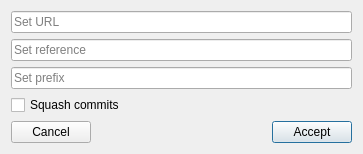
<?xml version="1.0" encoding="UTF-8"?>
<ui version="4.0">
 <class>AddSubtreeDlg</class>
 <widget class="QDialog" name="AddSubtreeDlg">
  <property name="geometry">
   <rect>
    <x>0</x>
    <y>0</y>
    <width>363</width>
    <height>132</height>
   </rect>
  </property>
  <property name="windowTitle">
   <string>Add new subtree</string>
  </property>
  <layout class="QGridLayout" name="gridLayout">
   <item row="4" column="2">
    <widget class="QPushButton" name="pbAccept">
     <property name="text">
      <string>Accept</string>
     </property>
    </widget>
   </item>
   <item row="4" column="1">
    <spacer name="horizontalSpacer">
     <property name="orientation">
      <enum>Qt::Horizontal</enum>
     </property>
     <property name="sizeHint" stdset="0">
      <size>
       <width>170</width>
       <height>20</height>
      </size>
     </property>
    </spacer>
   </item>
   <item row="0" column="0" colspan="3">
    <widget class="QLineEdit" name="leUrl">
     <property name="placeholderText">
      <string>Set URL</string>
     </property>
    </widget>
   </item>
   <item row="2" column="0" colspan="3">
    <widget class="QLineEdit" name="lePath">
     <property name="placeholderText">
      <string>Set prefix</string>
     </property>
    </widget>
   </item>
   <item row="4" column="0">
    <widget class="QPushButton" name="pbCancel">
     <property name="text">
      <string>Cancel</string>
     </property>
    </widget>
   </item>
   <item row="1" column="0" colspan="3">
    <widget class="QLineEdit" name="leReference">
     <property name="placeholderText">
      <string>Set reference</string>
     </property>
    </widget>
   </item>
   <item row="3" column="0" colspan="3">
    <widget class="QCheckBox" name="chSquash">
     <property name="text">
      <string>Squash commits</string>
     </property>
    </widget>
   </item>
  </layout>
 </widget>
 <tabstops>
  <tabstop>leUrl</tabstop>
  <tabstop>leReference</tabstop>
  <tabstop>lePath</tabstop>
  <tabstop>chSquash</tabstop>
  <tabstop>pbCancel</tabstop>
  <tabstop>pbAccept</tabstop>
 </tabstops>
 <resources/>
 <connections/>
</ui>
